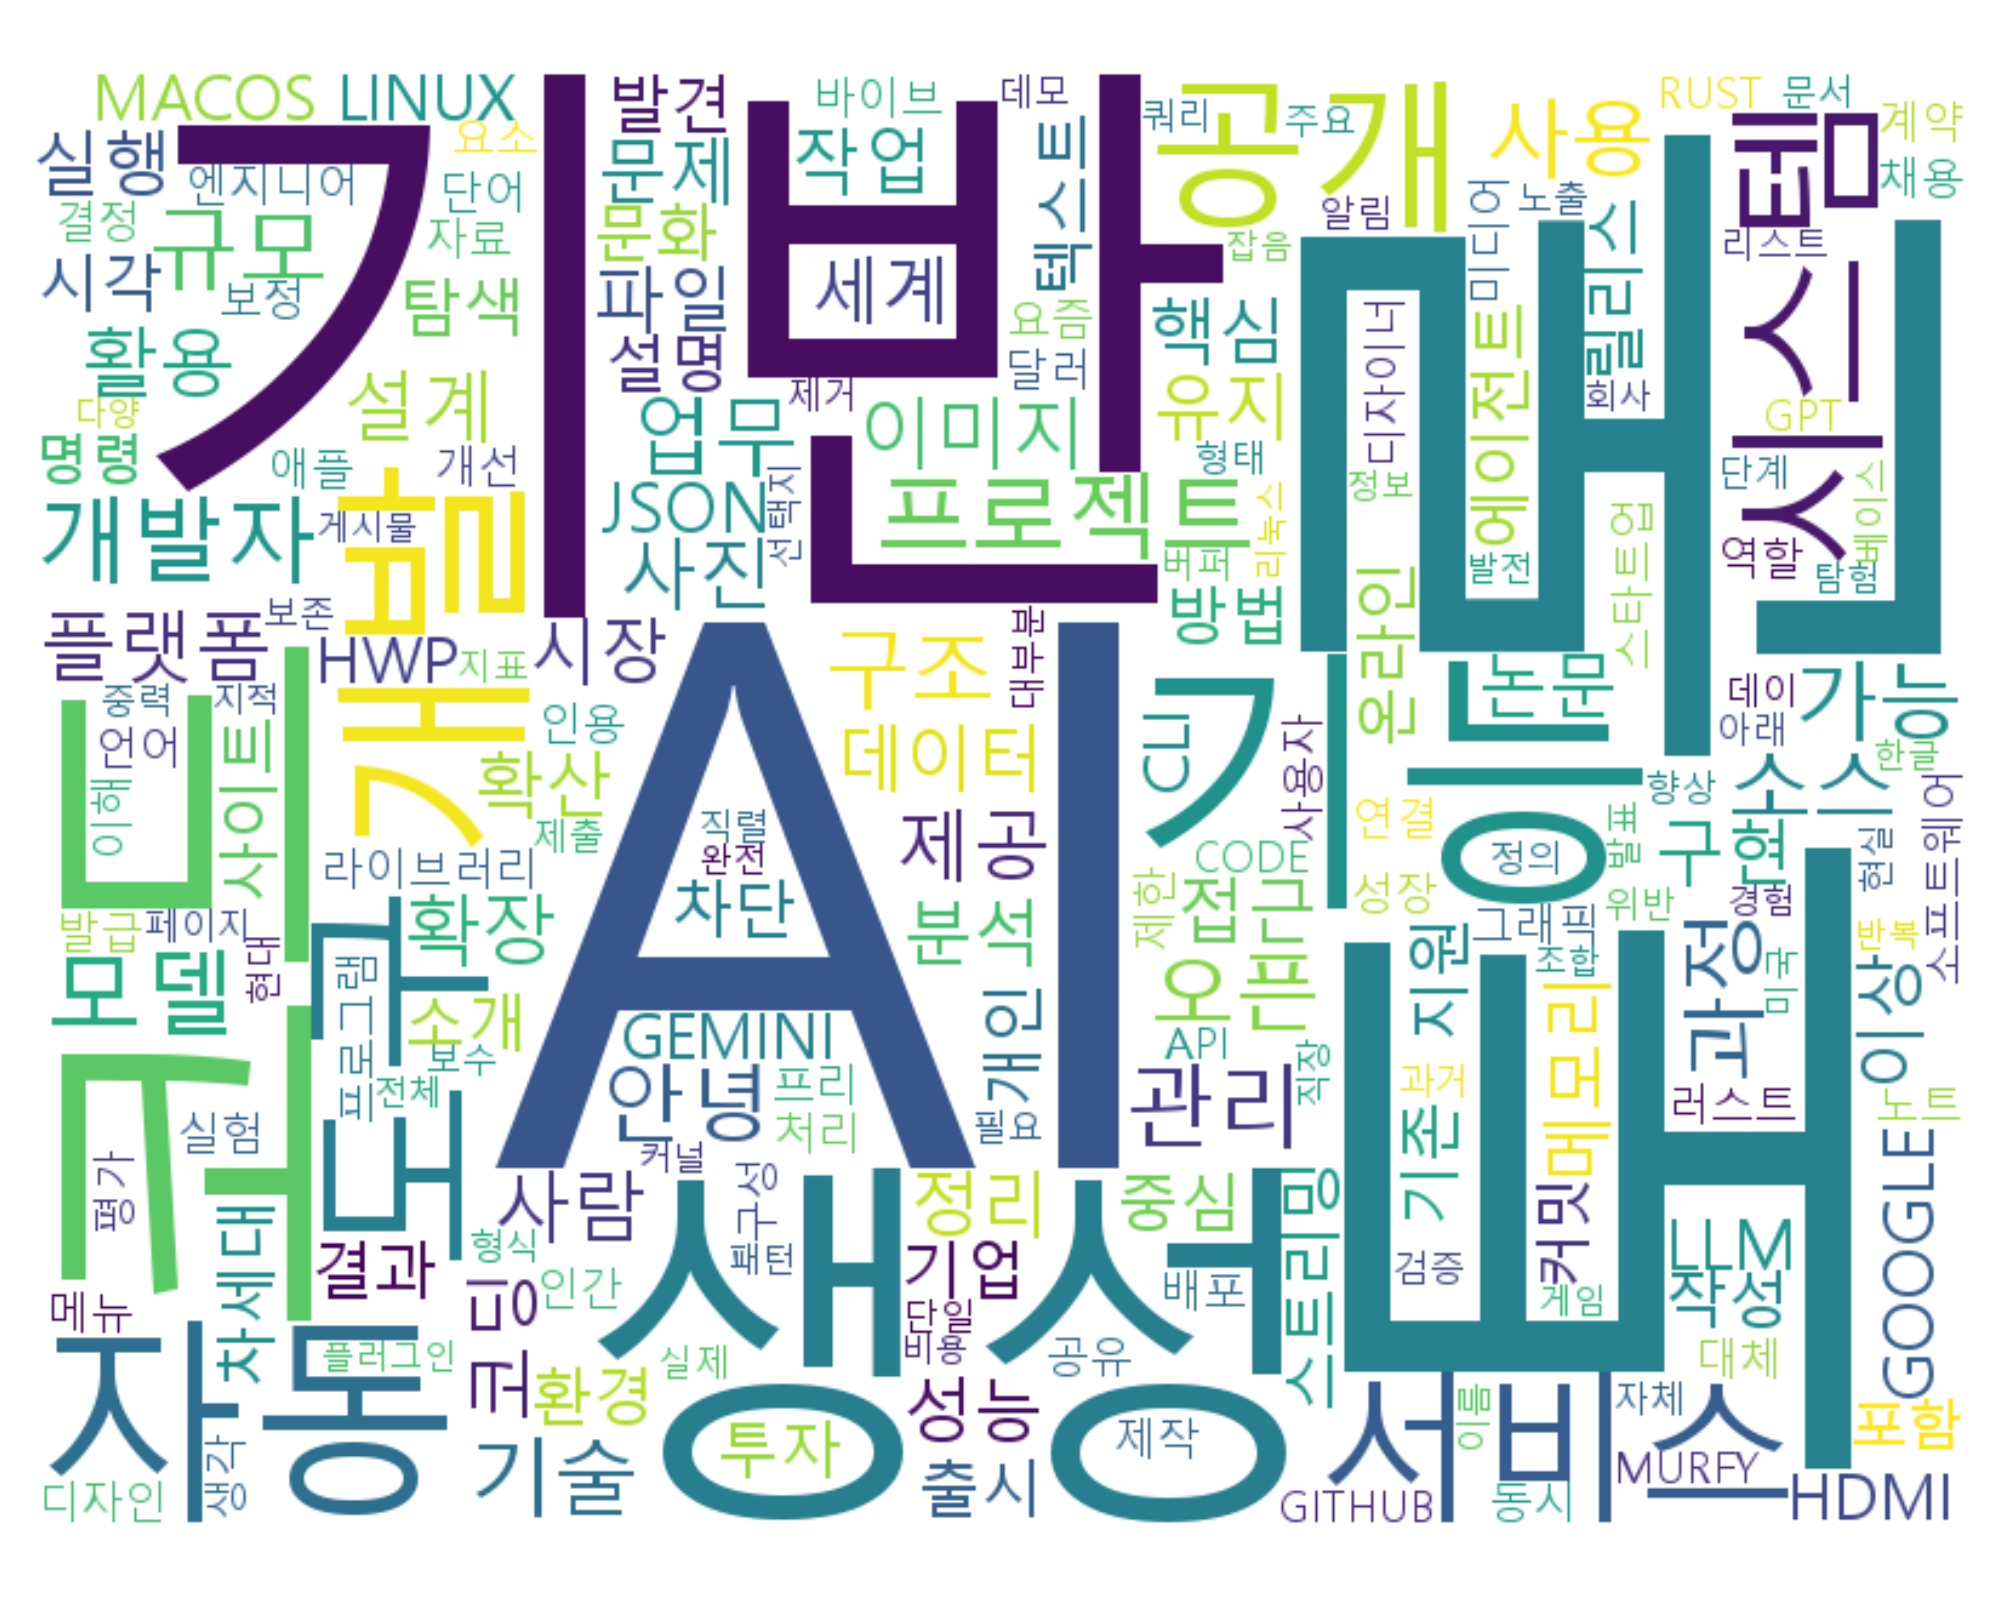

Recreate this plot in Python.
import re
import time
from selenium import webdriver
from selenium.webdriver.chrome.options import Options
from selenium.webdriver.common.by import By
from bs4 import BeautifulSoup
from collections import Counter
from kiwipiepy import Kiwi
from wordcloud import WordCloud
import matplotlib.pyplot as plt

BASE = "https://news.hada.io"  # GeekNews 기본 도메인[web:19]

def get_driver():
    chrome_options = Options()
    chrome_options.add_argument("--headless")
    chrome_options.add_argument("--no-sandbox")
    chrome_options.add_argument("--disable-dev-shm-usage")
    chrome_options.add_argument(
        "user-agent=Mozilla/5.0 (Windows NT 10.0; Win64; x64) "
        "AppleWebKit/537.36 (KHTML, like Gecko) Chrome/120.0.0.0 Safari/537.36"
    )
    driver = webdriver.Chrome(options=chrome_options)
    return driver

def get_titles(driver, page=1):
    """
    GeekNews 특정 페이지에서 뉴스 제목 리스트를 가져오는 함수.
    예: https://news.hada.io/?page=2 형태.[web:19]
    """
    url = f"{BASE}/?page={page}"
    driver.get(url)
    time.sleep(1)  # 로딩 약간 기다리기 (필요시 조정)

    soup = BeautifulSoup(driver.page_source, "html.parser")
    titles = []

    # 각 뉴스 상세 페이지 링크: /topic?id=xxxx 형태[web:27]
    for a in soup.select('a[href*="topic?id="]'):
        text = a.get_text(" ", strip=True)
        # 짧은 숫자(순번) 같은 것 제외, 어느 정도 길이 있는 텍스트만 사용
        if text and len(text) > 3:
            titles.append(text)

    return titles

def clean_kor(text):
    # 한글/영문/숫자 + 공백만 허용
    text = re.sub(r"[^가-힣A-Za-z0-9\s]", " ", text)
    text = re.sub(r"\s+", " ", text)
    return text.strip()

kiwi = Kiwi()
stopwords = set(["하다","되다","있다","같다","보다","이것","저것","그리고","그러나", "댓글"])

def get_nouns(text):
    # 1) 한국어 명사 추출 (Kiwi)
    tokens = kiwi.tokenize(text)
    korean_nouns = [token.form for token in tokens if token.tag.startswith("NN")]
    korean_nouns = [n for n in korean_nouns if len(n) > 1 and n not in stopwords]

    # 2) 영어 단어 추출 (2글자 이상)
    english_words = re.findall(r'\b[A-Za-z]{2,}\b', text)
    english_stopwords = set(['the', 'is', 'are', 'was', 'were', 'of', 'to', 'and', 'in', 'on', 'at', 'show', 'gn'])
    english_words = [w.upper() for w in english_words if w.lower() not in english_stopwords]

    # 3) 합치기
    return korean_nouns + english_words

driver = get_driver()

try:
    all_text = ""
    total_titles = 0

    for p in range(1, 100):
        titles = get_titles(driver, page=p)
        if not titles:
            break
        total_titles += len(titles)
        all_text += " " + " ".join(titles)

finally:
    driver.quit()

cleaned = clean_kor(all_text)
tokens = get_nouns(cleaned)
freq = Counter(tokens)

if not freq:
    raise SystemExit

# 워드클라우드 생성
wc = WordCloud(
    font_path="C:/Windows/Fonts/malgun.ttf",  # 환경에 맞게 경로 조정
    width=800,
    height=600,
    background_color="white"
)
wc.generate_from_frequencies(freq)

plt.figure(figsize=(10, 8))
plt.imshow(wc, interpolation="bilinear")
plt.axis("off")
plt.tight_layout()
plt.savefig("./final_project/WebCrawling/geeknewsCrawling.png", dpi=200)
plt.show()
